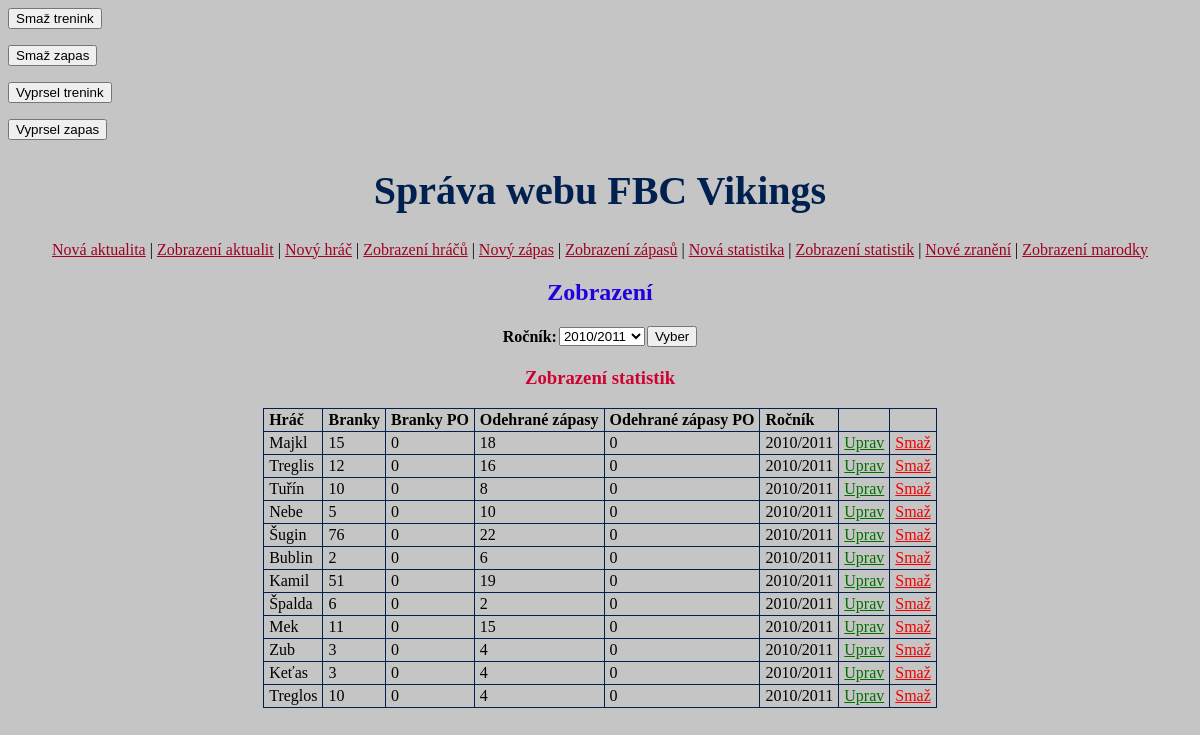
Page /sprava/index.php?akce=show&step=zobrazStatistiky on the committed database.
### tables this page shows
CREATE TABLE IF NOT EXISTS `body` (
  `id` int(11) NOT NULL AUTO_INCREMENT,
  `idHrace` int(11) NOT NULL,
  `branky` int(11) NOT NULL,
  `brankyPO` int(11) NOT NULL,
  `odehraneZapasy` int(11) NOT NULL,
  `odehraneZapasyPO` int(11) NOT NULL,
  `rok` varchar(255) NOT NULL,
  PRIMARY KEY (`id`)
);

CREATE TABLE IF NOT EXISTS `hraci` (
  `id` int(11) NOT NULL AUTO_INCREMENT,
  `prezdivka` varchar(255) NOT NULL,
  `jmenoPrijmeni` varchar(255) NOT NULL,
  `datumNarozeni` varchar(255) NOT NULL,
  `cisloDresu` int(11) NOT NULL,
  `pozice` varchar(255) NOT NULL,
  `znackaHole` varchar(255) NOT NULL,
  `cepel` varchar(255) NOT NULL,
  `zahnuti` varchar(255) NOT NULL,
  `email` varchar(255) NOT NULL,
  `telefon` int(11) NOT NULL,
  `icq` int(11) NOT NULL,
  `funkce` varchar(255) NOT NULL,
  `funkce2` varchar(255) NOT NULL,
  `fotka` varchar(255) NOT NULL,
  `heslo` varchar(255) NOT NULL,
  `hraje` int(11) NOT NULL,
  PRIMARY KEY (`id`)
);

CREATE TABLE IF NOT EXISTS `rocniky` (
  `id` int(11) NOT NULL AUTO_INCREMENT,
  `rocnik` varchar(255) NOT NULL,
  PRIMARY KEY (`id`)
);

### www/sprava/show.php (the view, shortened to what this page needs)
<?php
$step = $_GET["step"];
echo "<h2>Zobrazení</h2>";
switch($step){
    case 'zobrazStatistiky':
        $vyberRokStatistiky = $_COOKIE['vyberRokStatistiky'];
        if ($vyberRokStatistiky == ""){
            $vyberRokStatistiky = 3;
        }
        echo"
        <form action = 'index.php?akce=show&amp;step=nacteniCookie&amp;cook=statistiky' method='POST'>
        <table align='center' class='tabulkaTvorba'>
        <tr>
            <td>Ročník:</td>
            <td>
              <select name='vyberRokStatistiky'>";
              $rocniky=zobrazRocniky2($vyberRokStatistiky);
              foreach ($rocniky as $rocnik){
                echo "$rocnik";
              }
        echo"
              </select>
            </td>
            <td><input type='submit' value='Vyber'></td>
        </tr>
        </table>
        </form>";
        $sql = 'SELECT
         body.id,
         hraci.prezdivka,
         body.branky,
         body.brankyPO,
         body.odehraneZapasy,
         body.odehraneZapasyPO,
         rocniky.rocnik
         FROM body, hraci, rocniky WHERE body.idHrace = hraci.id AND body.rok = \''.$vyberRokStatistiky.'\' AND body.rok = rocniky.id';
        $vysledek = MySQL_Query($sql);
        echo "<h3>Zobrazení statistik</h3>
        <table align='center'>
            <tr class='tabulkaNadpis'>
                <td class='ostatni'>Hráč</td>
                <td class='ostatni'>Branky</td>
                <td class='ostatni'>Branky PO</td>
                <td class='ostatni'>Odehrané zápasy</td>
                <td class='ostatni'>Odehrané zápasy PO</td>
                <td class='ostatni'>Ročník</td>
                <td></td>
                <td></td>
            </tr>";
        while($zaznam = MySQL_Fetch_Array($vysledek)):
        echo"
            <tr class='tabulkaVypis'>
                <td>$zaznam[prezdivka]</td>
                <td>$zaznam[branky]</td>
                <td>$zaznam[brankyPO]</td>
                <td>$zaznam[odehraneZapasy]</td>
                <td>$zaznam[odehraneZapasyPO]</td>
                <td>$zaznam[rocnik]</td>
                <td class='odkazUprava'><a href='index.php?akce=edit&amp;step=upravStatistiku&amp;id=$zaznam[id]'>Uprav</a></td>
                <td class='odkazSmazani'><a href='index.php?akce=del&amp;step=smazStatistiku&amp;id=$zaznam[id]'>Smaž</a></td>
            </tr>";
        endwhile;
        echo "</table>";
    break;
}
?>

### www/sprava/system/styl.css (style rules this page uses)
body { font-family: Times New Roman, Verdana, Helvetica, sans-serif; background-color: #C5C5C5; }
h2 { color: #2000E0; }
h3 { color: #D00030; }
.horniMenu a { color: #A00020; }
.odkazUprava a { color: #007000; }
.odkazSmazani a { color: #F00000; }
table { border-collapse: collapse; }
.tabulkaVypis td { font-weight: normal; padding: 2px 5px 2px 5px; border: solid #002050 thin; }
.tabulkaNadpis td { font-weight: bold; border: solid #002050 thin; padding: 2px 5px 2px 5px; }
.tabulkaTvorba { font-weight: bold; }

### rows in the picture
body: hraci.prezdivka "Majkl", branky "15", brankyPO "0", odehraneZapasy "18", odehraneZapasyPO "0", rocniky.rocnik "2010/2011"
body: hraci.prezdivka "Treglis", branky "12", brankyPO "0", odehraneZapasy "16", odehraneZapasyPO "0", rocniky.rocnik "2010/2011"
body: hraci.prezdivka "Tuřín", branky "10", brankyPO "0", odehraneZapasy "8", odehraneZapasyPO "0", rocniky.rocnik "2010/2011"
body: hraci.prezdivka "Nebe", branky "5", brankyPO "0", odehraneZapasy "10", odehraneZapasyPO "0", rocniky.rocnik "2010/2011"
body: hraci.prezdivka "Šugin", branky "76", brankyPO "0", odehraneZapasy "22", odehraneZapasyPO "0", rocniky.rocnik "2010/2011"
body: hraci.prezdivka "Bublin", branky "2", brankyPO "0", odehraneZapasy "6", odehraneZapasyPO "0", rocniky.rocnik "2010/2011"
body: hraci.prezdivka "Kamil", branky "51", brankyPO "0", odehraneZapasy "19", odehraneZapasyPO "0", rocniky.rocnik "2010/2011"
body: hraci.prezdivka "Špalda", branky "6", brankyPO "0", odehraneZapasy "2", odehraneZapasyPO "0", rocniky.rocnik "2010/2011"
body: hraci.prezdivka "Mek", branky "11", brankyPO "0", odehraneZapasy "15", odehraneZapasyPO "0", rocniky.rocnik "2010/2011"
body: hraci.prezdivka "Zub", branky "3", brankyPO "0", odehraneZapasy "4", odehraneZapasyPO "0", rocniky.rocnik "2010/2011"
body: hraci.prezdivka "Keťas", branky "3", brankyPO "0", odehraneZapasy "4", odehraneZapasyPO "0", rocniky.rocnik "2010/2011"
body: hraci.prezdivka "Treglos", branky "10", brankyPO "0", odehraneZapasy "4", odehraneZapasyPO "0", rocniky.rocnik "2010/2011"

### other values in the picture
form field vyberRokStatistiky "2010/2011"
